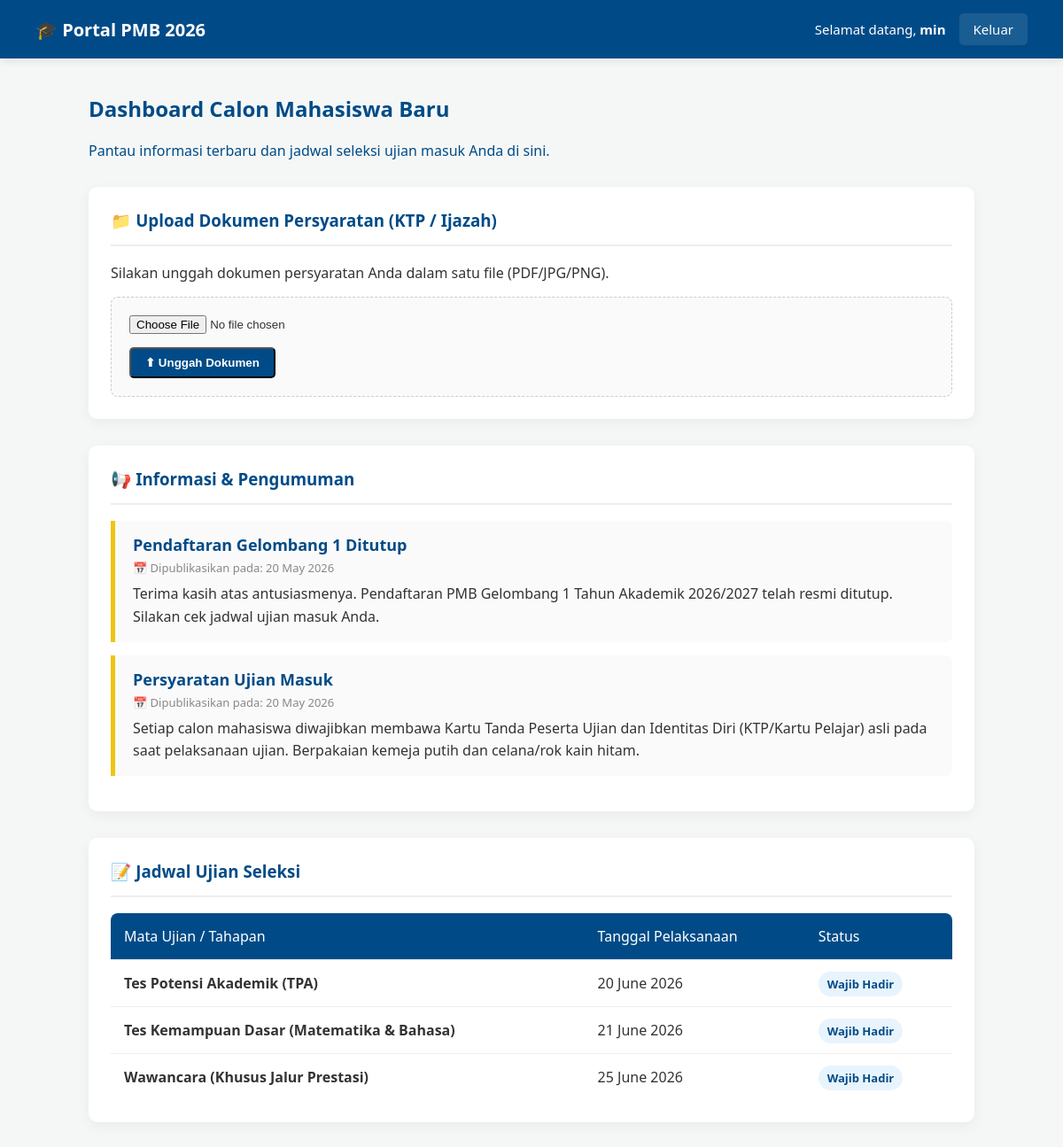
Page /edwardganteng/index.php (signed in) on the committed database.
### tables this page shows
CREATE TABLE `pengumuman` (
  `id` int(11) NOT NULL,
  `judul` varchar(100) NOT NULL,
  `isi` text NOT NULL,
  `tanggal` timestamp NOT NULL DEFAULT current_timestamp()
);

CREATE TABLE `ujian` (
  `id` int(11) NOT NULL,
  `nama_ujian` varchar(100) NOT NULL,
  `tanggal_ujian` date NOT NULL
);

### edwardganteng/index.php (the view, shortened to what this page needs)
<?php
require 'koneksi.php';
$stmt_user = $pdo->prepare("SELECT * FROM users WHERE id = ?");
$stmt_user->execute([$_SESSION['user_id']]);
$current_user = $stmt_user->fetch();
$pengumuman = $pdo->query("SELECT * FROM pengumuman ORDER BY tanggal DESC")->fetchAll();
$ujian = $pdo->query("SELECT * FROM ujian ORDER BY tanggal_ujian ASC")->fetchAll();
?>
<!DOCTYPE html>
<html lang="id">
<head>
</head>
<body>
    <div class="navbar">
        <div class="navbar-brand">
            🎓 Portal PMB 2026
        </div>
        <div class="user-menu">
            <span>Selamat datang, <b><?= htmlspecialchars($_SESSION['username']) ?></b></span>
            <a href="logout.php" class="btn">Keluar</a>
        </div>
    </div>
    <div class="container">
        <?php if (isset($_GET['page']) && $_GET['page'] === 'admin' && $_SESSION['role'] === 'admin'): ?>
            <div class="header-title">
                <h2>Panel Review Dokumen Calon Mahasiswa</h2>
                <p>Review dokumen yang diunggah dan tentukan kelulusan calon mahasiswa.</p>
                <a href="index.php" class="btn" style="background: var(--primary-color); display:inline-block; margin-top:10px;">⬅ Kembali ke Dashboard</a>
            </div>
            <div class="card">
                <h3 class="card-title">👥 Daftar Calon Mahasiswa</h3>
                <?php
                    $students = $pdo->query("SELECT * FROM users WHERE role = 'student'")->fetchAll();
                ?>
                <div style="overflow-x:auto;">
                    <table>
                        <thead>
                            <tr>
                                <th>Username</th>
                                <th>Dokumen Persyaratan</th>
                                <th>Status Kelulusan</th>
                                <th>Aksi Review</th>
                            </tr>
                        </thead>
                        <tbody>
                            <?php foreach ($students as $s): ?>
                                <tr>
                                    <td><b><?= htmlspecialchars($s['username']) ?></b></td>
                                    <td>
                                        <?php if ($s['dokumen']): ?>
                                            <a href="uploads/<?= htmlspecialchars($s['dokumen']) ?>" target="_blank" style="color:var(--primary-color); font-weight:bold; text-decoration:none;">📄 Lihat File</a>
                                        <?php else: ?>
                                            <span style="color: #888;">Belum Upload</span>
                                        <?php endif; ?>
                                    </td>
                                    <td>
                                        <?php
                                            if ($s['status_penerimaan'] == 'diterima') echo "<span class='badge' style='background:#d4edda; color:#155724'>Diterima</span>";
                                            elseif ($s['status_penerimaan'] == 'ditolak') echo "<span class='badge' style='background:#f8d7da; color:#721c24'>Ditolak</span>";
                                            else echo "<span class='badge' style='background:#fff3cd; color:#856404'>Pending</span>";
                                        ?>
                                    </td>
                                    <td>
                                        <?php if ($s['dokumen'] && $s['status_penerimaan'] == 'pending'): ?>
                                            <a href="index.php?action=terima&id=<?= $s['id'] ?>" class="btn" style="background: #28a745; font-size:12px; padding:6px 12px; margin-right:5px;">Terima</a>
                                            <a href="index.php?action=tolak&id=<?= $s['id'] ?>" class="btn" style="background: #dc3545; font-size:12px; padding:6px 12px;">Tolak</a>
                                        <?php else: ?>
                                            <span style="color:#aaa;">- Selesai -</span>
                                        <?php endif; ?>
                                    </td>
                                </tr>
                            <?php endforeach; ?>
                        </tbody>
                    </table>
                </div>
            </div>
        <?php else: ?>
            <div class="header-title">
                <h2>Dashboard Calon Mahasiswa Baru</h2>
                <p>Pantau informasi terbaru dan jadwal seleksi ujian masuk Anda di sini.</p>
            </div>
            <div class="card">
                <h3 class="card-title">📁 Upload Dokumen Persyaratan (KTP / Ijazah)</h3>
                <?php if ($current_user['dokumen']): ?>
                    <div style="background: #f9f9f9; padding: 15px; border-radius: 8px; border: 1px solid #eee;">
                        <p style="margin-top:0;">✅ Anda sudah mengunggah dokumen persyaratan: <br><br><a href="uploads/<?= htmlspecialchars($current_user['dokumen']) ?>" target="_blank" style="color:var(--primary-color); font-weight:bold; text-decoration:none; background: #e8f4fd; padding: 8px 15px; border-radius: 5px;">📄 Lihat Dokumen Anda</a></p>
                        <p style="margin-bottom:0;">Status Review Admin:
                            <?php
                                if ($current_user['status_penerimaan'] == 'diterima') echo "<span class='badge' style='background:#d4edda; color:#155724'>Lulus / Diterima</span>";
                                elseif ($current_user['status_penerimaan'] == 'ditolak') echo "<span class='badge' style='background:#f8d7da; color:#721c24'>Tidak Lulus / Ditolak</span>";
                                else echo "<span class='badge' style='background:#fff3cd; color:#856404'>Sedang Menunggu Review</span>";
                            ?>
                        </p>
                    </div>
                <?php else: ?>
                    <p>Silakan unggah dokumen persyaratan Anda dalam satu file (PDF/JPG/PNG).</p>
                    <form method="POST" enctype="multipart/form-data" style="margin-top: 15px; background: #fafafa; padding: 20px; border-radius: 8px; border: 1px dashed #ccc;">
                        <input type="file" name="dokumen" required accept=".pdf,.jpg,.jpeg,.png" style="margin-bottom: 15px; display:block; width: 100%; box-sizing: border-box;">
                        <button type="submit" class="btn" style="background: var(--primary-color); font-weight:bold;">⬆ Unggah Dokumen</button>
                    </form>
                <?php endif; ?>
            </div>
            <div class="card">
                <h3 class="card-title">📢 Informasi & Pengumuman</h3>
                <div class="announcement-list">
                    <?php if (count($pengumuman) > 0): ?>
                        <?php foreach ($pengumuman as $p): ?>
                            <div class="announcement-item">
                                <h4><?= htmlspecialchars($p['judul']) ?></h4>
                                <span class="date">📅 Dipublikasikan pada: <?= date('d M Y', strtotime($p['tanggal'])) ?></span>
                                <p><?= nl2br(htmlspecialchars($p['isi'])) ?></p>
                            </div>
                        <?php endforeach; ?>
                    <?php else: ?>
                        <p style="color: #888;">Belum ada pengumuman saat ini.</p>
                    <?php endif; ?>
                </div>
            </div>
            <div class="card">
                <h3 class="card-title">📝 Jadwal Ujian Seleksi</h3>
                <table>
                    <thead>
                        <tr>
                            <th>Mata Ujian / Tahapan</th>
                            <th>Tanggal Pelaksanaan</th>
                            <th>Status</th>
                        </tr>
                    </thead>
                    <tbody>
                        <?php if (count($ujian) > 0): ?>
                            <?php foreach ($ujian as $u): ?>
                                <tr>
                                    <td><b><?= htmlspecialchars($u['nama_ujian']) ?></b></td>
                                    <td><?= date('d F Y', strtotime($u['tanggal_ujian'])) ?></td>
                                    <td><span class="badge">Wajib Hadir</span></td>
                                </tr>
                            <?php endforeach; ?>
                        <?php else: ?>
                            <tr>
                                <td colspan="3" style="text-align: center; color: #888;">Jadwal ujian belum tersedia.</td>
                            </tr>
                        <?php endif; ?>
                    </tbody>
                </table>
            </div>
        <?php endif; ?>
    </div>
</body>
</html>

### edwardganteng/index.php (style rules this page uses)
:root { --primary-color: #004b87; --secondary-color: #f1c40f; --bg-color: #f4f7f6; --text-color: #333; }
body { font-family: 'Segoe UI', Tahoma, Geneva, Verdana, sans-serif; background-color: var(--bg-color); color: var(--text-color); margin: 0; padding: 0; }
.navbar { background: var(--primary-color); color: white; padding: 15px 40px; display: flex; justify-content: space-between; align-items: center; box-shadow: 0 2px 10px rgba(0,0,0,0.1); }
.navbar-brand { font-size: 20px; font-weight: bold; display: flex; align-items: center; gap: 10px; }
.user-menu { display: flex; align-items: center; gap: 15px; font-size: 15px; }
.btn { color: white; text-decoration: none; padding: 8px 16px; border-radius: 5px; background: rgba(255,255,255,0.1); transition: all 0.3s; }
.container { max-width: 1000px; margin: 40px auto; padding: 0 20px; }
.header-title { margin-bottom: 30px; color: var(--primary-color); }
.card { background: white; border-radius: 10px; padding: 25px; box-shadow: 0 4px 15px rgba(0,0,0,0.05); margin-bottom: 30px; }
.card-title { border-bottom: 2px solid #eee; padding-bottom: 15px; margin-top: 0; color: var(--primary-color); display: flex; align-items: center; gap: 10px; }
.announcement-item { border-left: 5px solid var(--secondary-color); background: #fafafa; padding: 15px 20px; margin-bottom: 15px; border-radius: 0 8px 8px 0; }
.announcement-item h4 { margin: 0 0 5px 0; font-size: 18px; color: var(--primary-color); }
.announcement-item .date { color: #888; font-size: 13px; margin-bottom: 8px; display: block; }
.announcement-item p { margin: 0; line-height: 1.6; }
table { width: 100%; border-collapse: collapse; margin-top: 15px; border-radius: 8px; overflow: hidden; }
th, td { padding: 15px; text-align: left; border-bottom: 1px solid #eee; }
th { background-color: var(--primary-color); color: white; font-weight: 500; }
tr:last-child td { border-bottom: none; }
.badge { background: #e8f4fd; color: var(--primary-color); padding: 5px 10px; border-radius: 20px; font-size: 13px; font-weight: bold; }

### rows in the picture
pengumuman: judul "Pendaftaran Gelombang 1 Ditutup", tanggal "20 May 2026", isi "Terima kasih atas antusiasmenya. Pendaftaran PMB Gelombang 1 Tahun Akademik 2026/2027 telah resmi ditutup. Silakan cek jadwal ujian masuk Anda."
pengumuman: judul "Persyaratan Ujian Masuk", tanggal "20 May 2026", isi "Setiap calon mahasiswa diwajibkan membawa Kartu Tanda Peserta Ujian dan Identitas Diri (KTP/Kartu Pelajar) asli pada saat pelaksanaan ujian. Berpakaian kemeja putih dan celana/rok kain hitam."
ujian: nama_ujian "Tes Potensi Akademik (TPA)", tanggal_ujian "20 June 2026"
ujian: nama_ujian "Tes Kemampuan Dasar (Matematika & Bahasa)", tanggal_ujian "21 June 2026"
ujian: nama_ujian "Wawancara (Khusus Jalur Prestasi)", tanggal_ujian "25 June 2026"

### other values in the picture
$_SESSION['username'] "min"
